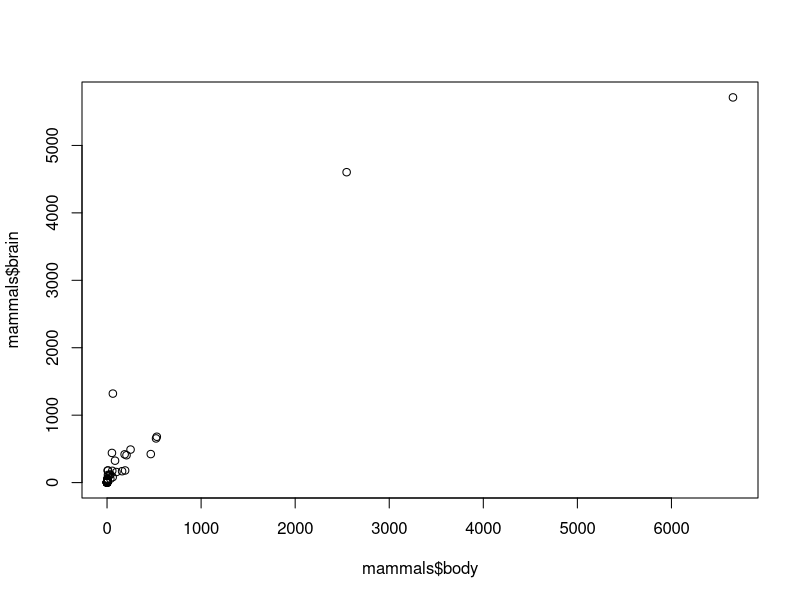
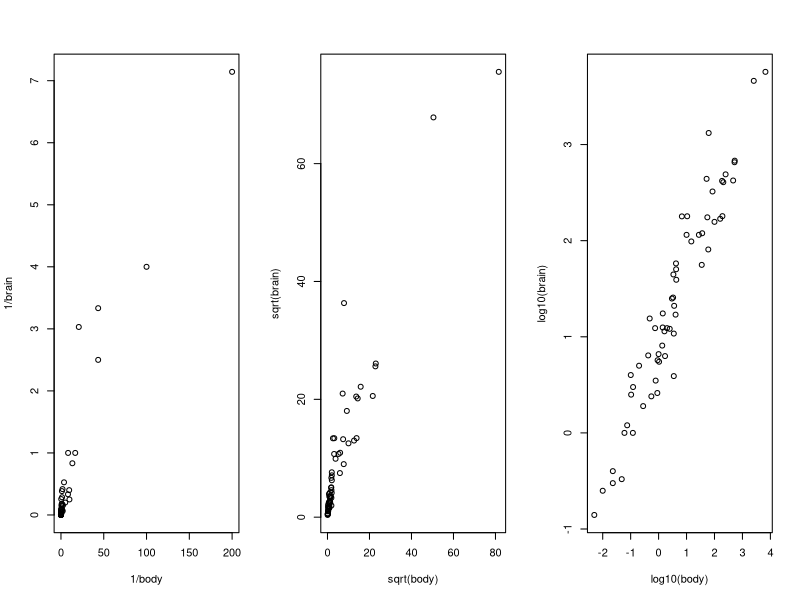
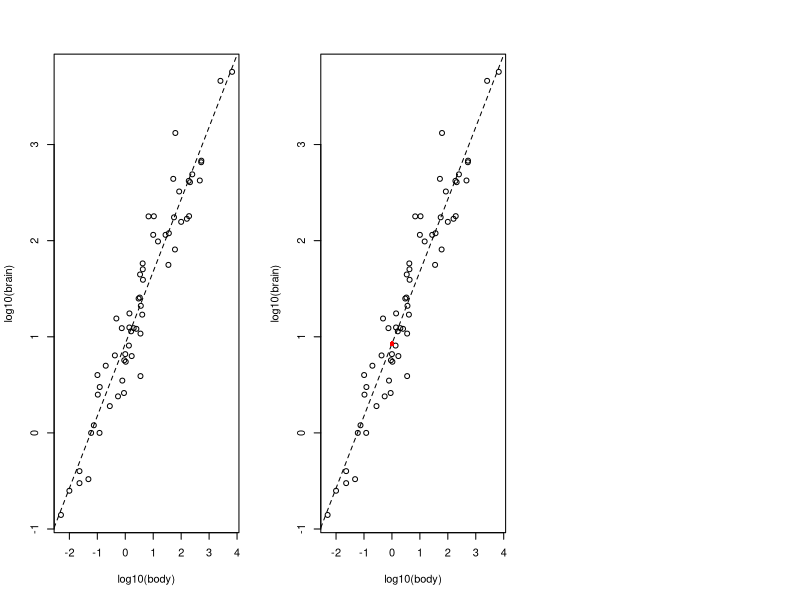

Source code (R) for these figures, in order:
## ---- chunk 1
knitr::opts_chunk$set(echo = TRUE)
## ---- chunk 2
# load a built in library in R
library("MASS")

# shows the first few rows of a data frame
head(mammals)

# you can also access rows by their name
mammals["Human",]
## ---- chunk 3
plot(mammals$body, mammals$brain)
## ---- chunk 4
par(mfrow=c(1,3))
# Reciprocal transform: 1/body vs 1/brain
plot(1/mammals$body,1/mammals$brain,xlab="1/body",ylab="1/brain")

# Square roots: sqrt(body) vs sqrt(brain)
plot(sqrt(mammals$body),sqrt(mammals$brain),xlab="sqrt(body)",ylab="sqrt(brain)")

# Logrithmic:  log10(body) vs log10(brain)
plot(log10(mammals$body),log10(mammals$brain),xlab="log10(body)",ylab="log10(brain)")
## ---- chunk 5
# The first line here binds the two new columns of the transformed data to the mammals data 
 mammals <- cbind(mammals,tbody=log10(mammals$body),tbrain=log10(mammals$brain))
 mammals.lm <- lm(tbrain ~ tbody, data=mammals)
 summary(mammals.lm)
 plot(log10(mammals$body),log10(mammals$brain),xlab="log10(body)",ylab="log10(brain)")
 abline(mammals.lm,lty=2)
## ---- chunk 6
# Don't forget to answer the question as well as produce the plot
 newmass <- log10(1)
 newpredbrain <- 0.92713  # 0.92719 + (0.75168)(0) = 0.92719
 plot(log10(mammals$body),log10(mammals$brain),xlab="log10(body)",ylab="log10(brain)")
 abline(mammals.lm,lty=2)
 points(newmass, newpredbrain, col="red", pch=16)
## ---- chunk 7
 mammals.res <- residuals(mammals.lm)
 names(mammals.res) <- rownames(mammals)
 mammals.sortres <- sort(mammals.res)
 head(mammals.sortres, n=3)
 tail(mammals.sortres, n=3)
